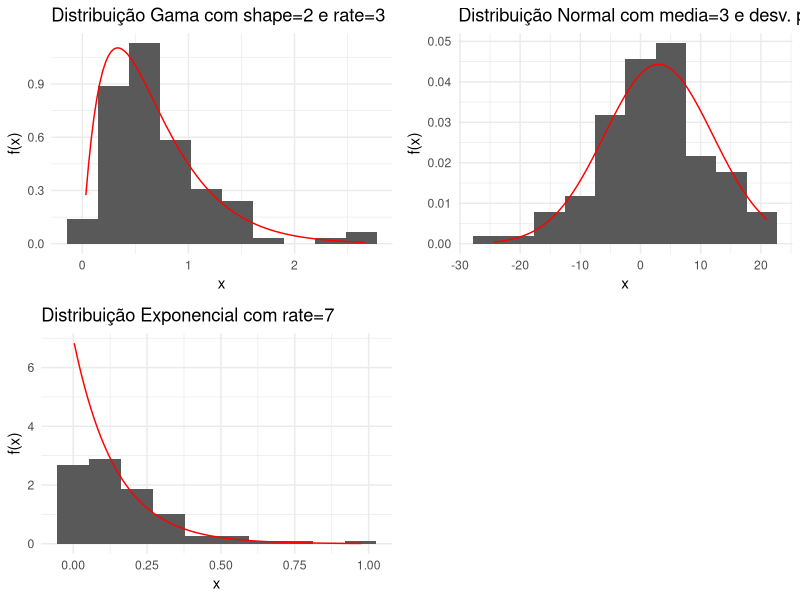
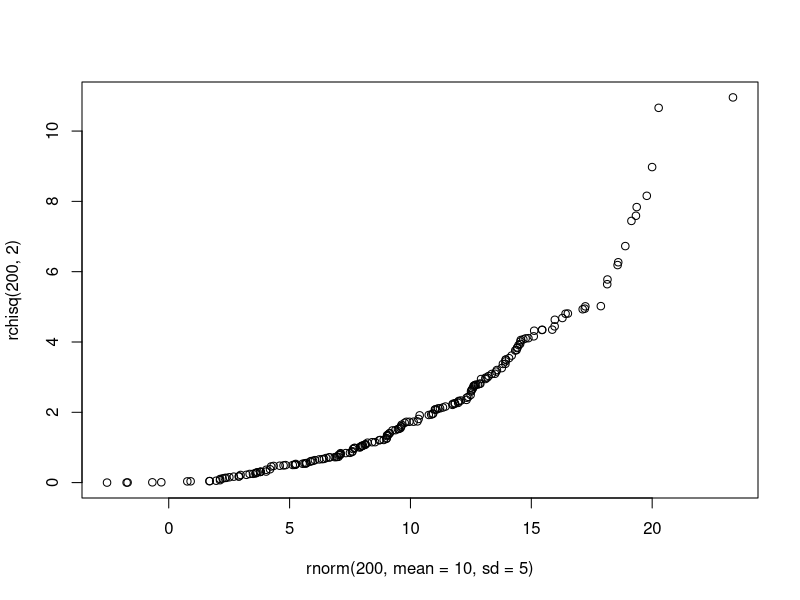
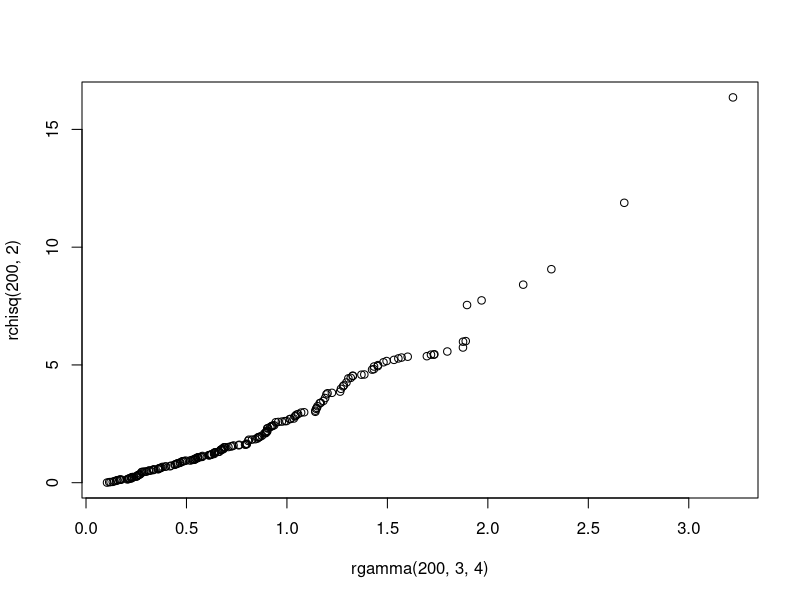
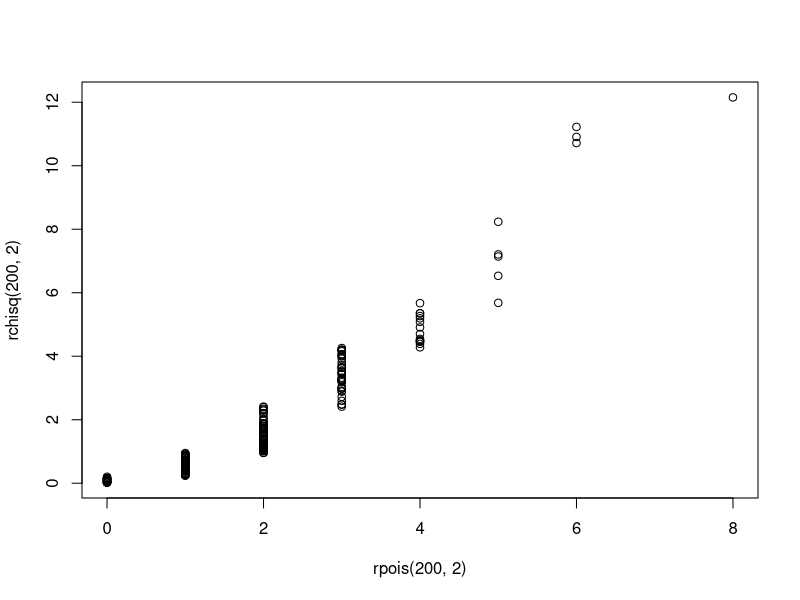
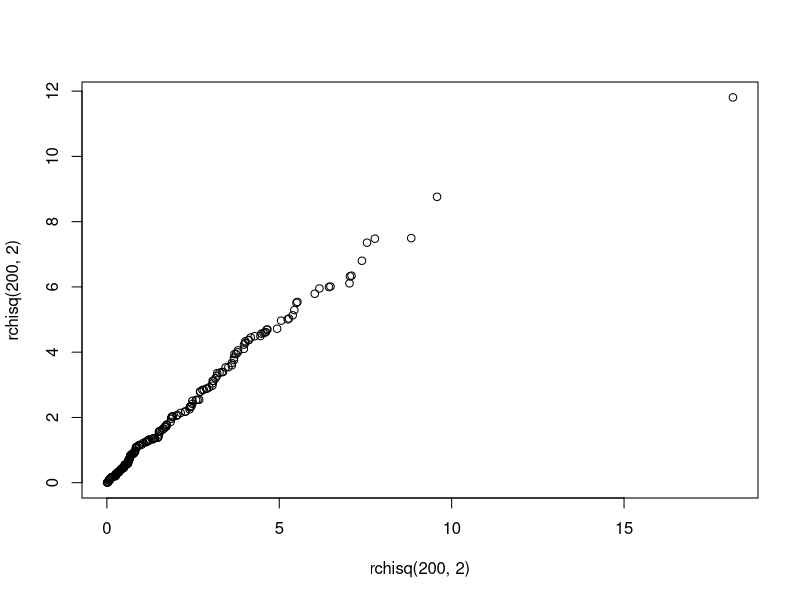
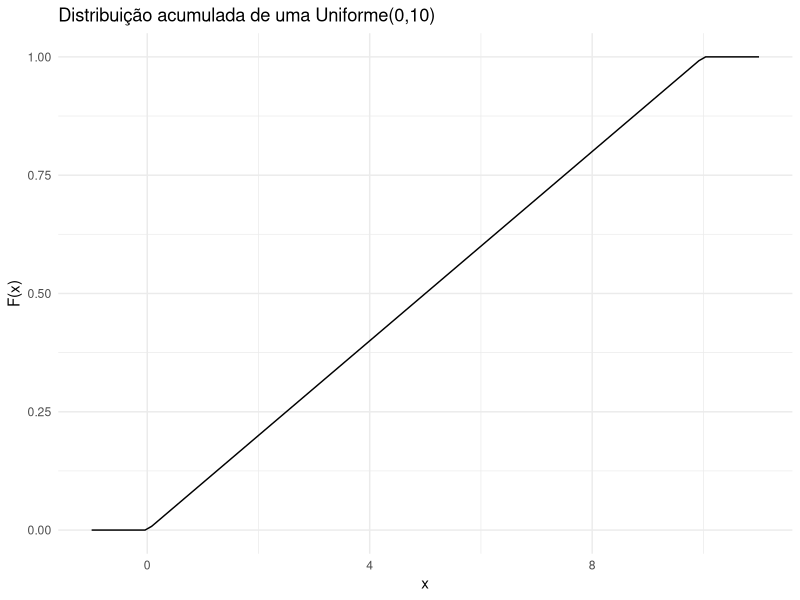
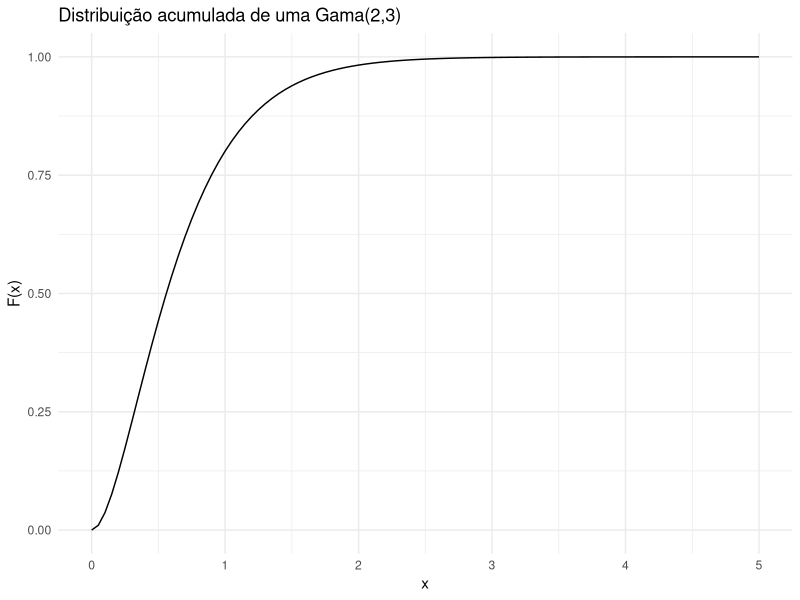
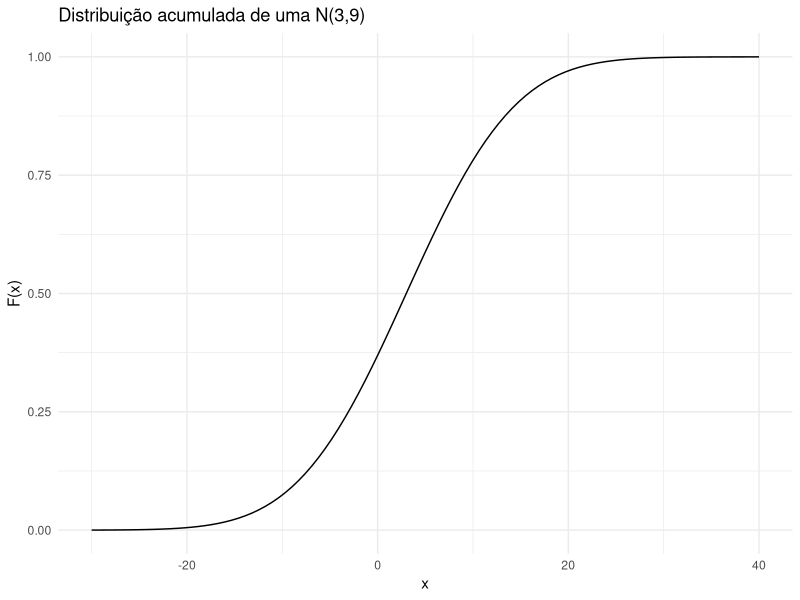

These charts were generated, in order, by the following R code:

# Carregando pacotes utilizados

library(ggplot2)
library(gridExtra)
library(dplyr)

# 1 -----------------------------------------------------------------------

#a)
unif <- runif(100, min = 0, max = 10)

#b)
gam <- rgamma(100, shape = 2, rate = 3)

#c)
norm <- rnorm(100, mean = 3, sd = 9)

#d)
expo <- rexp(100, rate = 7)

# 2 -----------------------------------------------------------------------

grafb <- ggplot(data = data.frame(x=gam), aes(x=x)) +
  geom_histogram(aes(y=..density..), bins = 10) +
  stat_function(fun = dgamma, args = list(shape = 2, rate = 3), color = "red") +
  theme_minimal() +
  labs(title = "Distribuição Gama com shape=2 e rate=3", y="f(x)")

grafc <- ggplot(data = data.frame(x=norm), aes(x=x)) +
  geom_histogram(aes(y=..density..), bins = 10) +
  stat_function(fun = dnorm, args = list(mean = 3, sd = 9), color = "red") +
  theme_minimal() +
  labs(title = "Distribuição Normal com media=3 e desv. padrao=9", y="f(x)")

grafd <- ggplot(data = data.frame(x=expo), aes(x=x)) +
  geom_histogram(aes(y=..density..), bins = 10) +
  stat_function(fun = dexp, args = list(rate = 7), color = "red") +
  theme_minimal() +
  labs(title = "Distribuição Exponencial com rate=7", y="f(x)")

grid.arrange(grafb, grafc, grafd, ncol=2)

# 3 -----------------------------------------------------------------------

#a)
ppois(0, lambda = 5, lower.tail = F)

#b)
ppois(11, lambda = 5) - ppois(2, lambda = 5)

#c)
qpois(0.76, lambda = 5)

#d)
qpois(0.73, lambda = 5, lower.tail = F)
## ou
qpois(0.27, lambda = 5)

# 4 -----------------------------------------------------------------------

#a) 
pbeta(0.7, 3, 10, lower.tail = F)

#b)
pbeta(0.25, 3, 10) - pbeta(0.2, 3, 10)

#c)
qbeta(0.20, 3, 10)

#d)
qbeta(0.12, 3, 10, lower.tail = F)
## ou
qbeta(0.88, 3, 10)

# 5 -----------------------------------------------------------------------

#a)
qqplot(
  x = rnorm(200, mean = 10, sd = 5),
  y = rchisq(200, 2)
)

#b)
qqplot(
  x = rgamma(200, 3, 4),
  y = rchisq(200, 2)
)

#c)
qqplot(
  x = rpois(200, 2),
  y = rchisq(200, 2)
)

#d)
qqplot(
  x = rchisq(200, 2),
  y = rchisq(200, 2)
)

# 6 -----------------------------------------------------------------------

#a)
pexp(5, 5, lower.tail = F)

#b)
pexp(9, 5) - pexp(2, 5)

#c)
dexp(0, 5)

#d)
pexp(2, 5)

#e)
dbinom(2, 15, 0.3)
## ou
pbinom(2, 15, 0.3) - pbinom(1, 15, 0.3)

#f)
pbinom(4, 15, 0.3)

#g)
pbinom(5, 15, 0.3) - pbinom(-2, 15, 0.3)

#h)
pbinom(9, 15, 0.3) - pbinom(2, 15, 0.3)

#i)
pbinom(3, 15, 0.3, lower.tail = F)
## ou
1 - pbinom(3, 15, 0.3)

# 7 -----------------------------------------------------------------------

fun7 <- function(y) {
  if(y<1) return(0)
  if(y>3) return(1)
  return(integrate(
    (function(x) (x^3)/20), lower = 1, upper = y
  )[[1]]
  )
}

#a)
1 - fun7(2)

#b)
fun7(2.6) - fun7(2)

#c)
1 - fun7(2.8)

#d)
fun7(2) + (1 - fun7(2.5))

# 8 -----------------------------------------------------------------------

#a)
ggplot(data = data.frame(x=c(-1,11)), aes(x=x)) +
  stat_function(fun = punif, args = list(min = 0, max = 10)) +
  labs(y="F(x)", title="Distribuição acumulada de uma Uniforme(0,10)") + 
  theme_minimal()

#b)
ggplot(data = data.frame(x=c(0,5)), aes(x=x)) +
  stat_function(fun = pgamma, args = list(shape = 2 , rate = 3)) + 
  labs(y="F(x)", title="Distribuição acumulada de uma Gama(2,3)") + 
  theme_minimal()

#c)
ggplot(data = data.frame(x=c(-30,40)), aes(x=x)) + 
  stat_function(fun = pnorm, args = list(mean = 3, sd = 9)) +
  labs(y="F(x)", title="Distribuição acumulada de uma N(3,9)") + 
  theme_minimal()

#d)
ggplot(data = data.frame(x=c(0,2)), aes(x=x)) +
  stat_function(fun = pexp, args = list(7)) +
  labs(y="F(x)", title="Distribuição acumulada de uma Exponecial(7)") + 
  theme_minimal()

#e)
ggplot(data = data.frame(x=c(0,4)), aes(x=x)) + 
  stat_function(fun = Vectorize(fun7)) + 
  labs(y="F(x)", title="Distribuição acumulada de x^3/20") +
  theme_minimal()

#f)


# 9 -----------------------------------------------------------------------

#a)
# graf1 <- 
## ou
plot(dbinom(-1:110,100,0.85), type = 'h')

graf2 <- ggplot(data = data.frame(x=c(-1:110)), aes(x=x)) + 
  stat_function(fun = pbinom, args = list(100, 0.85)) +
  labs(y="F(x)"); graf2
## ou
plot(pbinom(-1:110,100,0.85), type = 's')

#b)
ggplot(data = data.frame(x=c(-5:25)), aes(x=x)) + 
  stat_function(fun = ppois, args = list(5)) +
  labs(y="F(x)")

# 10 ----------------------------------------------------------------------

expo <- rexp(1000, 5)

mat.amostras = matrix(NA, ncol=1000, nrow=200)

for(i in 1:1000){
  mat.amostras[,i] = sample(expo,200,replace = TRUE)
}

ggplot(data = data.frame(x=expo), aes(x=x)) +
  geom_histogram(aes(y=..density..)) +
  stat_function(fun = dexp, args = list(5), color="red") +
  geom_vline(aes(xintercept = mean(apply(mat.amostras,2,mean))), linetype = "dashed", color = "red" ) +
  geom_vline(aes(xintercept = mean(expo)), linetype = "dashed", color = "blue") +
  theme_minimal() +
  labs(y="")


